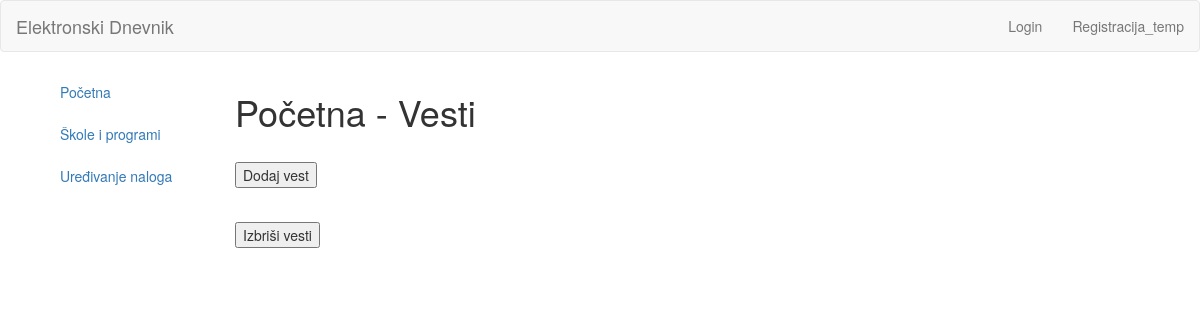
Page /index.php/administrator on the earlier database version.
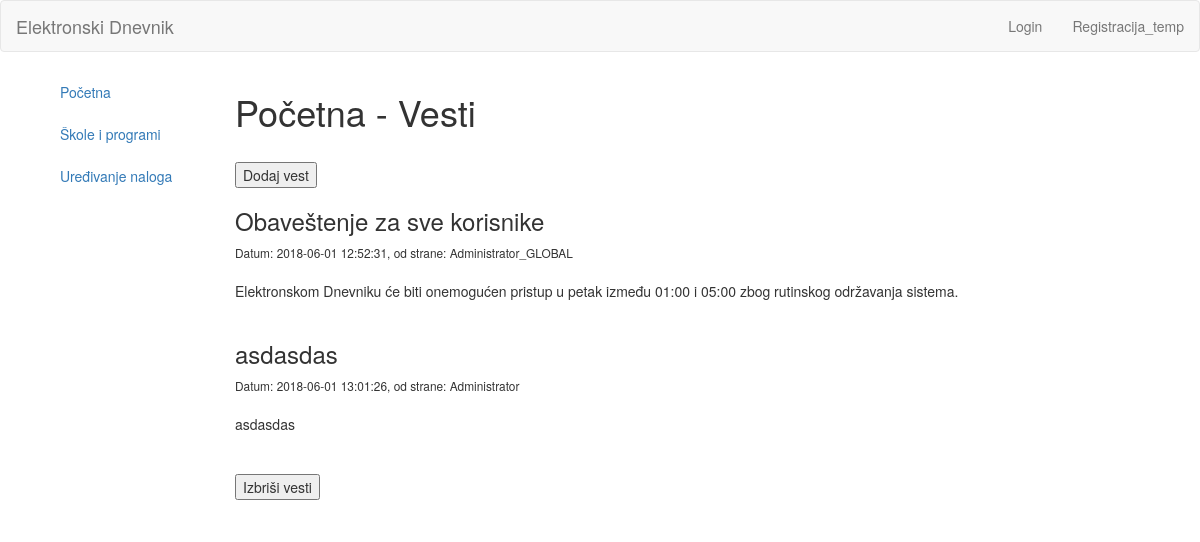
Same page on the later database version.
### tables this page shows
CREATE TABLE `vesti` (
  `id` int(11) NOT NULL,
  `naslov` varchar(255) NOT NULL,
  `text` text NOT NULL,
  `userLevel` varchar(30) NOT NULL,
  `timestamp` timestamp NOT NULL DEFAULT CURRENT_TIMESTAMP
);

### application/controllers/Administrator.php (called while the page is built, shortened)
<?php
	class Administrator extends CI_Controller{
		public function index(){
			$data['title'] = 'Pocetna';
			$data['vesti'] = $this->Administrator_model->getVesti();
			$this->load->view('templates/header');
			$this->load->view('administrator/index', $data);
			$this->load->view('templates/footer');
		}
	}

### index.php (called while the page is built, shortened)
<?php
require_once BASEPATH.'core/CodeIgniter.php';

### application/models/Administrator_model.php (called while the page is built, shortened)
<?php
	class Administrator_model extends CI_Model{
		public function getVesti(){
			$query = $this->db->get('vesti');
			return $query->result_array();
		}
	}

### application/views/administrator/index.php (the view, shortened to what this page needs)
<div class="col col-lg-2 col-md-3 col-sm-3 col-xs-12 left-container">
	<div class="tm-left-inner-container">
		<ul class="nav nav-stacked css-nav">
			<li><a href="<?php echo base_url(); ?>administrator">Početna</a></li>
			<li><a href="<?php echo base_url(); ?>administrator/skole">Škole i programi</a></li>
			<li><a href="<?php echo base_url(); ?>administrator/uredjivanje">Uređivanje naloga</a></li>
		</ul>
	</div>
</div>
<div class="col col-lg-8 col-md-7 col-sm-7 col-xs-12 right-container">
	<div class="tm-right-inner-container">
		<h1 class="css-header">Početna - Vesti</h1>
		<br>
		<form action="<?php echo base_url(); ?>administrator/novaVest">
			<input type="submit" value="Dodaj vest" />
		</form>
		<?php foreach($vesti as $vest): ?>
			<h3><?php echo $vest['naslov']; ?></h3>
			<small>Datum: <?php echo $vest['timestamp']; ?>, od strane: <?php echo ucfirst($vest['userLevel']); ?></small><br><br>
			<?php echo $vest['text']; ?>
			<br><br>
		<?php endforeach; ?>
		<br>
		<form action="<?php echo base_url(); ?>administrator/izbrisiVesti">
			<input type="submit" value="Izbriši vesti" />
		</form>
	</div>
</div>

### application/views/templates/header.php (shortened to what this page needs)
<html>
	<head>
		<link rel="stylesheet" href="https://maxcdn.bootstrapcdn.com/bootstrap/3.3.7/css/bootstrap.min.css">
	</head>
	<body>
		<nav class="navbar navbar-default">
		<div class="container-fluid">
			<div class="navbar-header">
				<a class="navbar-brand" href="#">Elektronski Dnevnik</a>
			</div>
			<div id="navbar">
				<ul class="nav navbar-nav navbar-right">
					<?php if(!$this->session->userdata('logged_in')) : ?>
						<li><a href="<?php echo base_url(); ?>users/login">Login</a></li>
					<?php endif; ?>
					<li><a href="<?php echo base_url(); ?>users/register">Registracija_temp</a></li>
				</ul>
			</div>
		</div>
		</nav>
		<div class="container">

### application/views/templates/footer.php
</div>
</body>
</html>

Differences in the rows shown:
added vesti: naslov "Obaveštenje za sve korisnike", timestamp "2018-06-01 12:52:31", userLevel "Administrator_GLOBAL", text "Elektronskom Dnevniku će biti onemogućen pristup u petak između 01:00 i 05:00 zbog rutinskog održavanja sistema."
added vesti: naslov "asdasdas", timestamp "2018-06-01 13:01:26", userLevel "Administrator", text "asdasdas"
